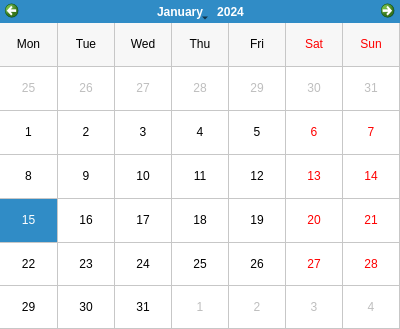
<?xml version="1.0" encoding="UTF-8"?>
<ui version="4.0">
 <class>CalendarDialog</class>
 <widget class="QDialog" name="CalendarDialog">
  <property name="windowModality">
   <enum>Qt::WindowModal</enum>
  </property>
  <property name="geometry">
   <rect>
    <x>0</x>
    <y>0</y>
    <width>400</width>
    <height>329</height>
   </rect>
  </property>
  <property name="windowTitle">
   <string>Select Date</string>
  </property>
  <property name="windowIcon">
   <iconset resource="../jccu.qrc">
    <normaloff>:/assets/icons/jccu</normaloff>:/assets/icons/jccu</iconset>
  </property>
  <property name="modal">
   <bool>true</bool>
  </property>
  <widget class="QCalendarWidget" name="calendarWidget">
   <property name="geometry">
    <rect>
     <x>0</x>
     <y>0</y>
     <width>400</width>
     <height>329</height>
    </rect>
   </property>
   <property name="minimumSize">
    <size>
     <width>400</width>
     <height>300</height>
    </size>
   </property>
   <property name="gridVisible">
    <bool>true</bool>
   </property>
   <property name="verticalHeaderFormat">
    <enum>QCalendarWidget::NoVerticalHeader</enum>
   </property>
  </widget>
 </widget>
 <resources>
  <include location="../jccu.qrc"/>
 </resources>
 <connections/>
</ui>
